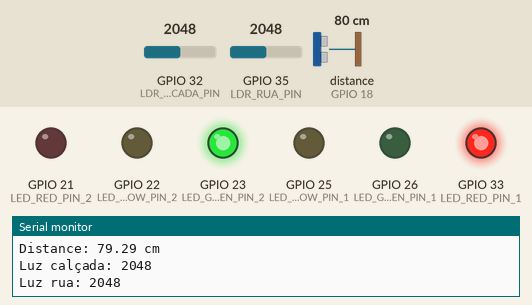
Simulated run of this sketch. Board: ESP32. Shown: output pins drawn as LEDs (lit = HIGH), the last lines printed to the serial monitor. Wiring (inferred from the names in the program): ultrasonic range finder: trigger GPIO 19; echo GPIO 18. Dashed ring = blinking. The inputs (shaded band) are chosen by the test bench; at power-on: GPIO 32 (LDR_CALCADA_PIN) = 2048, GPIO 35 (LDR_RUA_PIN) = 2048, distance to the obstacle (sensor on GPIO 18) 80 cm. The echo pulse lasts 58.3 µs per cm; pins used as bus, display or sensor lines are not drawn.

Above: at 2.7 s.
2.8 s: GPIO 32 (LDR_CALCADA_PIN) set to 1062
4.3 s: GPIO 32 (LDR_CALCADA_PIN) set to 959
At 4.9 s:
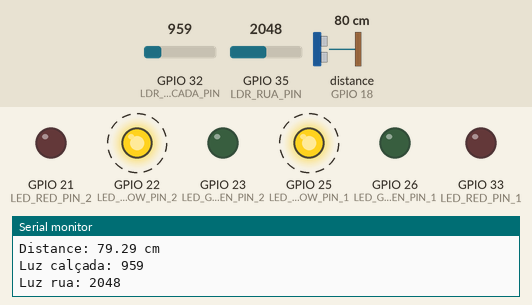
7.3 s: GPIO 32 (LDR_CALCADA_PIN) set to 1040
At 8.3 s:
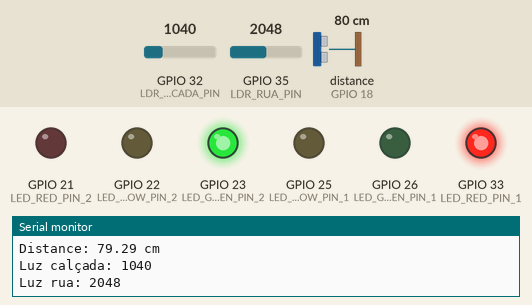
8.9 s: GPIO 35 (LDR_RUA_PIN) set to 1931
At 10.2 s:
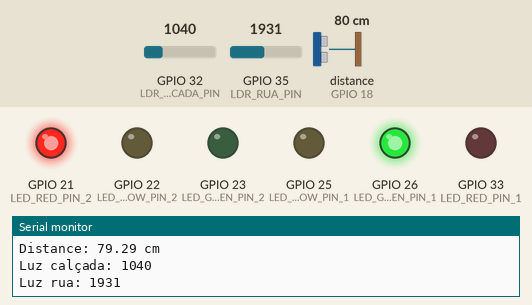
10.5 s: GPIO 35 (LDR_RUA_PIN) set to 2040
At 11.1 s:
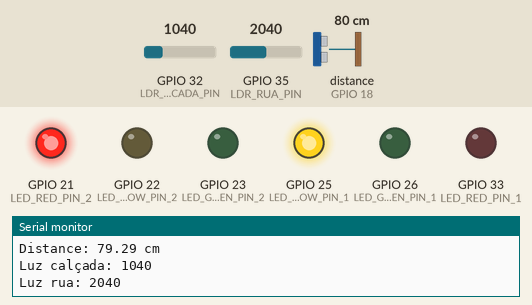
12.1 s: GPIO 35 (LDR_RUA_PIN) set to 1960
At 18.39 s:
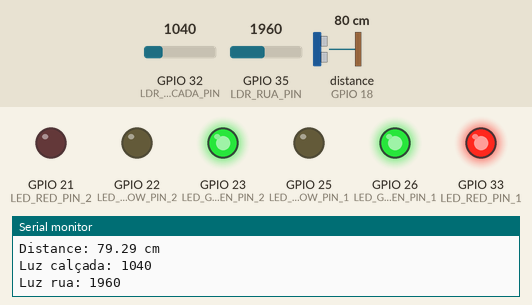
Timing chart, 0 to 25.9 s (numbered marks = the images above; inputs shaded):
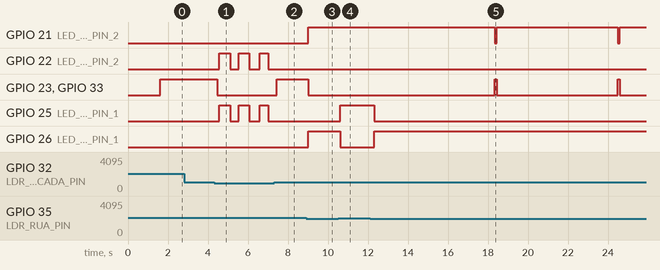

The sketch:

hello_ultrassom2.ino
```cpp
#include "UbidotsEsp32Mqtt.h"

#define TRIG_PIN              19
#define ECHO_PIN              18
#define LDR_RUA_PIN           35
#define LDR_CALCADA_PIN       32
#define LED_GREEN_PIN_1       26
#define LED_YELLOW_PIN_1      25
#define LED_RED_PIN_1         33
#define LED_GREEN_PIN_2       23
#define LED_YELLOW_PIN_2      22
#define LED_RED_PIN_2         21

const char *UBIDOTS_TOKEN = "BBUS-0KKB8VTHx1jUYwZ3rUZJ659aEkq4bq";
const char *WIFI_SSID = "Inteli.Iot";
const char *WIFI_PASS = "@Intelix10T#";
const char *DEVICE_LABEL = "esp32_t11_g01";
const char *VARIABLE_LABEL_RED_1 = "luz_vermelha_1";
const char *VARIABLE_LABEL_YELLOW_1 = "luz_amarela_1";
const char *VARIABLE_LABEL_GREEN_1 = "luz_verde_1";
const char *VARIABLE_LABEL_LDR_RUA = "ldr_rua";
const char *VARIABLE_LABEL_LDR_CALCADA = "ldr_calcada";
const char *VARIABLE_LABEL_DISTANCE = "distance";
const int PUBLISH_FREQUENCY = 5000;

float duration_us, distance_cm;
int luz_calcada, luz_rua;
long int timer;

unsigned long greenStartTime = 0;
unsigned long yellowStartTime = 0;
bool isGreen = false;
bool isYellow = false;

Ubidots ubidots(UBIDOTS_TOKEN);

void callback(char *topic, byte *payload, unsigned int length) {
  Serial.print("Message arrived [");
  Serial.print(topic);
  Serial.print("] ");

  // Exibe a mensagem recebida
  String message = "";
  for (int i = 0; i < length; i++) {
    message += (char)payload[i];
  }

  Serial.println(message);
}


void setup() {
  Serial.begin(115200);
  ubidots.setDebug(true);
  ubidots.connectToWifi(WIFI_SSID, WIFI_PASS);
  ubidots.setCallback(callback);
  ubidots.setup();
  ubidots.reconnect();
  pinMode(LED_GREEN_PIN_1, OUTPUT);
  pinMode(LED_YELLOW_PIN_1, OUTPUT);
  pinMode(LED_RED_PIN_1, OUTPUT);
  pinMode(LED_GREEN_PIN_2, OUTPUT);
  pinMode(LED_YELLOW_PIN_2, OUTPUT);
  pinMode(LED_RED_PIN_2, OUTPUT);

  timer = millis();

  pinMode(TRIG_PIN, OUTPUT);
  pinMode(ECHO_PIN, INPUT);
  pinMode(LDR_CALCADA_PIN, INPUT);
  pinMode(LDR_RUA_PIN, INPUT);
}

void loop() {
  readDistance();
  readLight();
  delay(100);

  if (!ubidots.connected()) {
    ubidots.reconnect();
  }

  controlTrafficLight();

  if (millis() - timer >= PUBLISH_FREQUENCY) {
    publishData();
    timer = millis();
  }

  ubidots.loop();
}

void readLight() {
  luz_calcada = analogRead(LDR_CALCADA_PIN);
  luz_rua = analogRead(LDR_RUA_PIN);
  Serial.print("Luz calçada: ");
  Serial.println(luz_calcada);
  Serial.print("Luz rua: ");
  Serial.println(luz_rua);
}

void readDistance() {
  digitalWrite(TRIG_PIN, HIGH);
  delayMicroseconds(10);
  digitalWrite(TRIG_PIN, LOW);

  duration_us = pulseIn(ECHO_PIN, HIGH);
  distance_cm = 0.017 * duration_us;

  Serial.print("Distance: ");
  Serial.print(distance_cm);
  Serial.println(" cm");
}

void controlTrafficLight() {
  // Modo Noturno: se a luz da calçada for menor que 1000
  if (luz_calcada < 1000) {
    // Pisca amarelo intermitente para ambos os semáforos
    setTrafficLightYellowBlinking();
  }
  else if (luz_rua >= 2000) {
    // Quando a luz da rua for maior ou igual a 2000, semáforo 1 funciona normalmente
    if (isGreen) {
      // Semáforo 1 fica verde, semáforo 2 fica vermelho
      setTrafficLight(LOW, HIGH, LOW);  // Semáforo 1 vai para o amarelo antes de vermelho
      setTrafficLight2(LOW, LOW, HIGH); // Semáforo 2 fica vermelho
      yellowStartTime = millis();
      isGreen = false;
      isYellow = true;
    }
    else if (isYellow && millis() - yellowStartTime >= 3000) {
      // Após 3 segundos de amarelo, semáforo 1 vai para o vermelho
      setTrafficLight(LOW, LOW, HIGH);
      setTrafficLight2(LOW, LOW, HIGH); // Semáforo 2 permanece vermelho
      isYellow = false;
    }
    else if (!isYellow) {
      // Se semáforo 1 ainda não estava verde, ele fica vermelho
      setTrafficLight(LOW, LOW, HIGH);
      setTrafficLight2(HIGH, LOW, LOW); // Semáforo 2 fica vermelho
    }
  }
  else {
    // Semáforo 1 fica verde
    if (!isGreen) {
      setTrafficLight(HIGH, LOW, LOW);  // Semáforo 1 fica verde
      setTrafficLight2(LOW, LOW, HIGH); // Semáforo 2 fica vermelho enquanto o semáforo 1 estiver verde
      greenStartTime = millis();
      isGreen = true;
    }

    // Semáforo 1 permanece verde por 6 segundos, depois verifica a distância
    if (millis() - greenStartTime >= 6000) {
      if (distance_cm < 4.5) {
        // Se a distância for menor que 4,5 cm, semáforo 2 permanece vermelho
        setTrafficLight2(LOW, LOW, HIGH); // Semáforo 2 fica vermelho
        setTrafficLight(HIGH, LOW, LOW);  // Semáforo 1 fica verde
      } else {
        // Se a distância for maior que 4,5 cm, semáforo 2 pode ficar verde
        setTrafficLight2(HIGH, LOW, LOW); // Semáforo 2 fica verde
        setTrafficLight(HIGH, LOW, HIGH);  // Semáforo 1 fica vermelho
        isGreen = false;
      }
    }
  }
}

// Função para piscar o amarelo no modo noturno
void setTrafficLightYellowBlinking() {
  unsigned long currentTime = millis();

  // Pisca ambos os semáforos em amarelo intermitente
  bool yellowState = (currentTime / 500) % 2;  // Pisca a cada 500ms
  setTrafficLight(LOW, yellowState, LOW);      // Semáforo 1 pisca amarelo
  setTrafficLight2(LOW, yellowState, LOW);     // Semáforo 2 pisca amarelo
  isGreen = false;
  isYellow = false;
}

// Função para controlar o semáforo 2
void setTrafficLight2(bool green, bool yellow, bool red) {
  digitalWrite(LED_GREEN_PIN_2, green);
  digitalWrite(LED_YELLOW_PIN_2, yellow);
  digitalWrite(LED_RED_PIN_2, red);
}

void setTrafficLight(bool green, bool yellow, bool red) {
  digitalWrite(LED_GREEN_PIN_1, green);
  digitalWrite(LED_YELLOW_PIN_1, yellow);
  digitalWrite(LED_RED_PIN_1, red);
}

void publishData() {
  bool red_light = digitalRead(LED_RED_PIN_1);
  bool yellow_light = digitalRead(LED_YELLOW_PIN_1);
  bool green_light = digitalRead(LED_GREEN_PIN_1);

  Serial.println(red_light);
  Serial.println(yellow_light);
  Serial.println(green_light);

  ubidots.add(VARIABLE_LABEL_RED_1, red_light);
  ubidots.publish(DEVICE_LABEL);

  ubidots.add(VARIABLE_LABEL_YELLOW_1, yellow_light);
  ubidots.publish(DEVICE_LABEL);

  ubidots.add(VARIABLE_LABEL_GREEN_1, green_light);
  ubidots.publish(DEVICE_LABEL);

  if (luz_rua < 2000) {
    ubidots.add(VARIABLE_LABEL_LDR_RUA, 1);
    ubidots.publish(DEVICE_LABEL);
  } else {
    ubidots.add(VARIABLE_LABEL_LDR_RUA, 0);
    ubidots.publish(DEVICE_LABEL);
  }

  if (luz_calcada < 1000) {
    ubidots.add(VARIABLE_LABEL_LDR_CALCADA, 1);
    ubidots.publish(DEVICE_LABEL);
  } else {
    ubidots.add(VARIABLE_LABEL_LDR_CALCADA, 0);
    ubidots.publish(DEVICE_LABEL);
  }

  ubidots.add(VARIABLE_LABEL_DISTANCE, distance_cm);
  ubidots.publish(DEVICE_LABEL);
}
```

Measured:
- the behaviour switches between 1000 and 999 on GPIO 32 (LDR_CALCADA_PIN) (found by bisection; images 0 and 1)
- the behaviour switches between 2000 and 1999 on GPIO 35 (LDR_RUA_PIN) (found by bisection; images 2 and 3)
- after the input at 4.3 s, GPIO 22 (LED_YELLOW_PIN_2), GPIO 25 (LED_YELLOW_PIN_1): alternates HIGH for 0.53 s and LOW for 0.48 s, starting after 0.27 s; GPIO 23 (LED_GREEN_PIN_2), GPIO 33 (LED_RED_PIN_1): HIGH → LOW after 0.17 s
- after the input at 7.3 s, GPIO 22 (LED_YELLOW_PIN_2), GPIO 25 (LED_YELLOW_PIN_1): stays LOW (without the input it goes to HIGH after 0.24 s); GPIO 23 (LED_GREEN_PIN_2), GPIO 33 (LED_RED_PIN_1): LOW → HIGH after 0.13 s
- after the input at 8.9 s, GPIO 21 (LED_RED_PIN_2), GPIO 26 (LED_GREEN_PIN_1): LOW → HIGH after 0.12 s; GPIO 23 (LED_GREEN_PIN_2), GPIO 33 (LED_RED_PIN_1): HIGH → LOW after 0.12 s
- after the input at 10.5 s, GPIO 25 (LED_YELLOW_PIN_1): LOW → HIGH after 0.11 s; GPIO 26 (LED_GREEN_PIN_1): HIGH → LOW after 0.11 s
- after the input at 12.1 s, GPIO 25 (LED_YELLOW_PIN_1): HIGH → LOW after 0.20 s instead of 1.6 s; GPIO 26 (LED_GREEN_PIN_1): LOW → HIGH after 0.20 s
